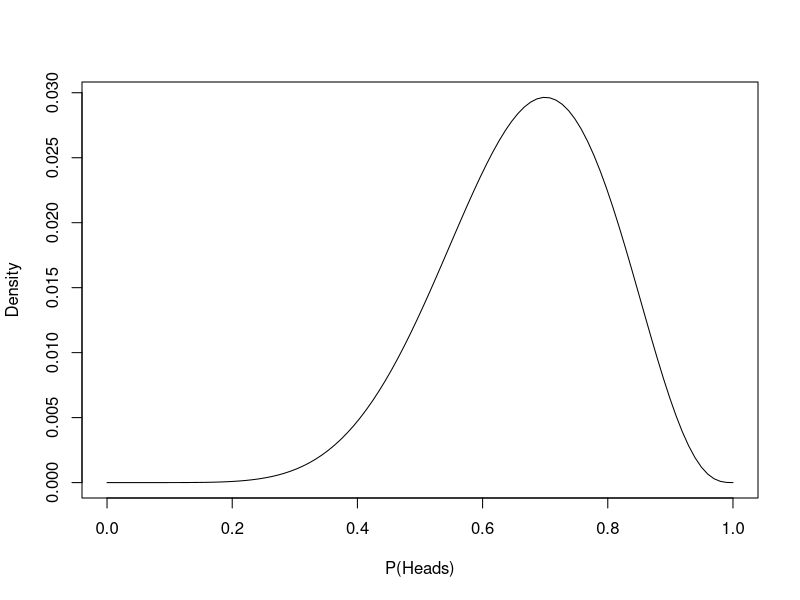
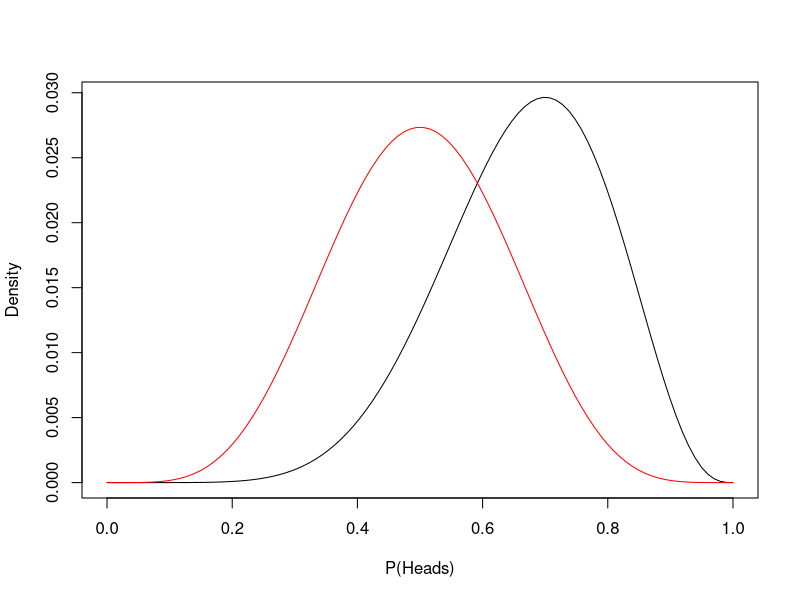
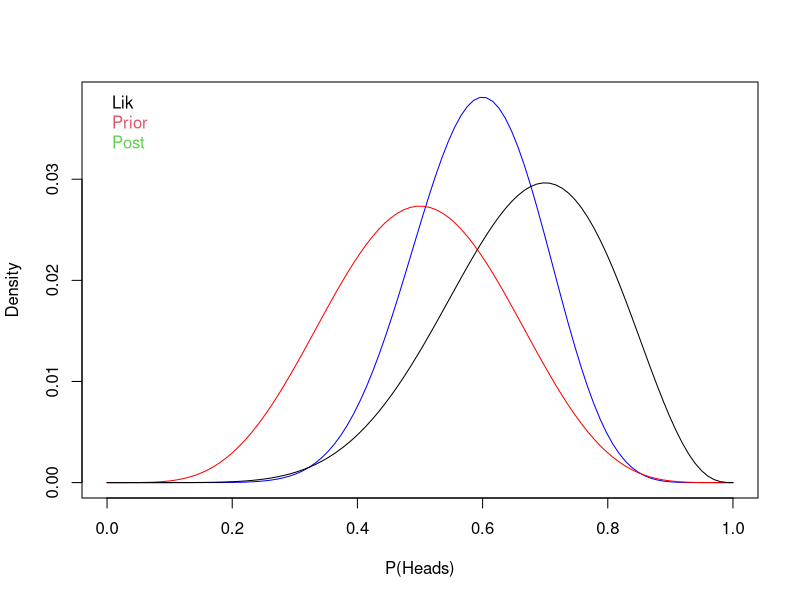
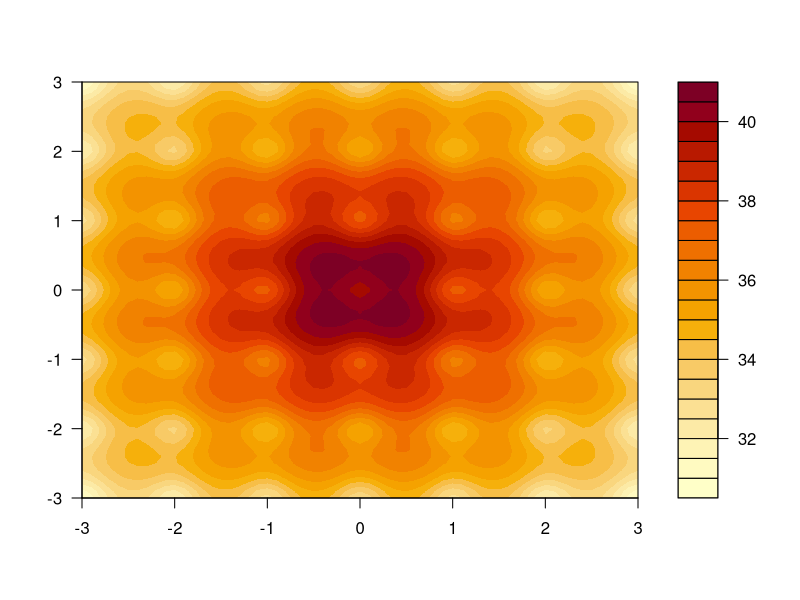
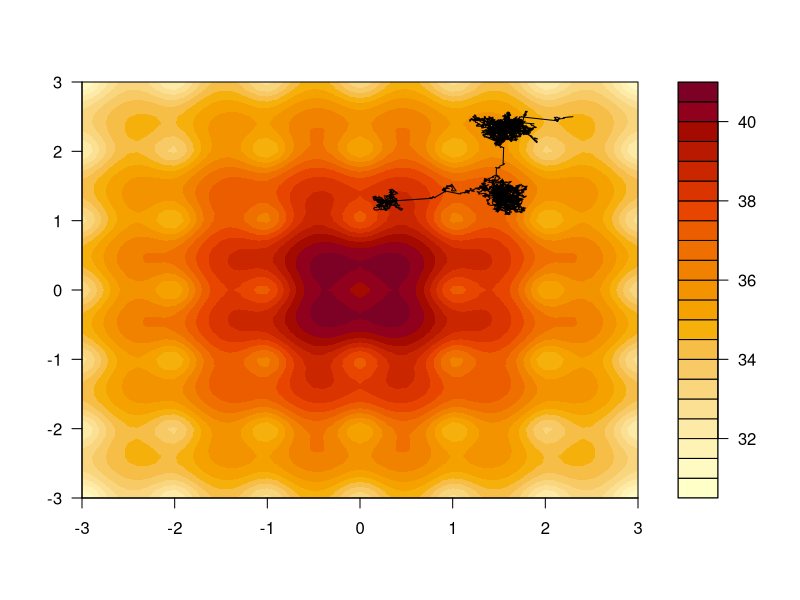
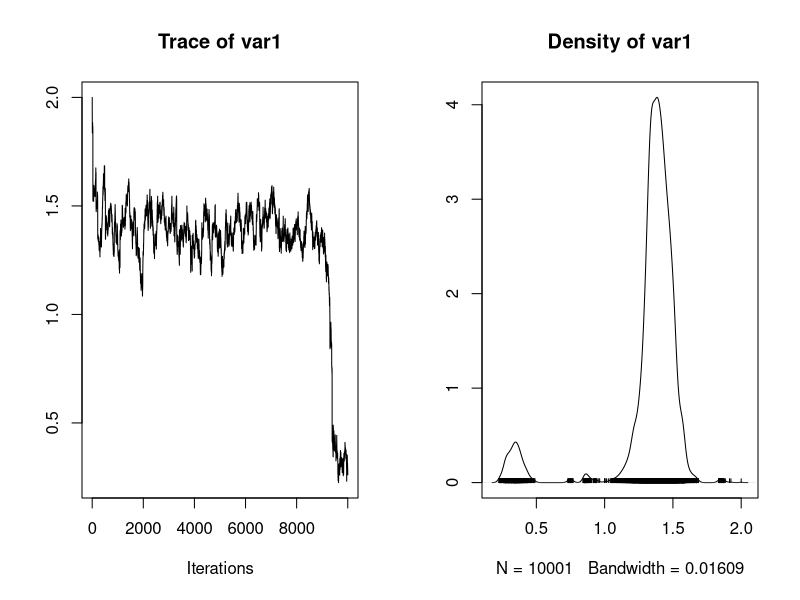
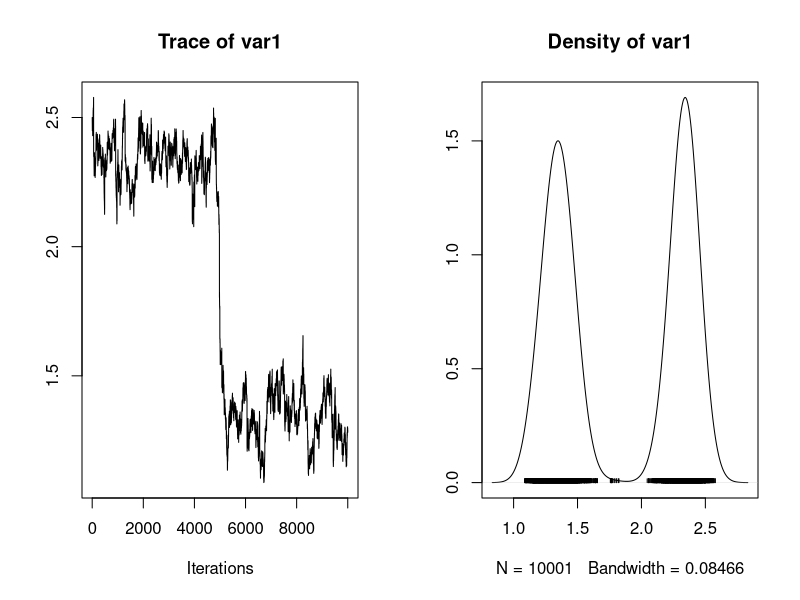

The R source for these figures, in order:
## ---- chunk 1

library("coda")
library("lattice")

## ---- chunk 2

##we create a probabilty range for the next flip to be a head to be between 0 and 1
prob_range_0_1 <- seq(0, 1, length.out = 100)

##we now use a binomial distribution with the probabilty of getting heads as 0.7.
prob_binomial  <- dbinom(x = 7, 
                         prob = prob_range_0_1, 
                         size = 10)

prob_binomial <- prob_binomial/sum(prob_binomial)

#lets plot it out.
plot(prob_range_0_1, prob_binomial,
type = "l", xlab = "P(Heads)", ylab = "Density")

## ---- chunk 3

##if we wanted to use a normal distibution 
#prob_prior  <- dnorm(x = prob_range_0_1, mean = 0.5, sd = 0.1)

prob_prior_bn  <- dbinom(x = 5, 
                         prob = prob_range_0_1, 
                         size = 10)

prob_prior_bn <- prob_prior_bn/sum(prob_prior_bn)

plot(prob_range_0_1, prob_binomial,
type = "l", xlab = "P(Heads)", ylab = "Density")

lines(prob_range_0_1, 
      prob_prior_bn,
      col = "red")

## ---- chunk 4

unstandardised_post <- prob_prior_bn*prob_binomial

## ---- chunk 5


stdPost <- unstandardised_post / sum(unstandardised_post)


plot(prob_range_0_1, stdPost,
type = "l", xlab = "P(Heads)", ylab = "Density", col = "blue")

lines(prob_range_0_1, 
      prob_prior_bn,
      col = "red")


lines(prob_range_0_1, prob_binomial, col = "black")

legend("topleft", legend = c("Lik", "Prior", "Post"),
text.col = 1:4, bty = "n")

## ---- chunk 6

test <- function (x,y) {
    return(20*exp(-0.2*sqrt((x^2+y^2)/2))-exp(0.5*(cos(2*pi*x)+cos(2*pi*y)))+22.71828 )
}

points = matrix(nrow=61, ncol=61, seq(-3,3,0.1)) ## Test points for plotting
filled.contour(x=points[,1], y=points[,1], z =test(points,t(points)), nlevels=20)

## ---- chunk 7

accept = function(x1, y1, x2, y2) {
    score1 = test(x1,y1)
    score2 = test(x2,y2)
    if (exp(-0.4*(score2-score1)) < runif(1) ) {
        return(TRUE)  ## Accept new solution
    }
    return(FALSE)  ## Reject new solution
}

## ---- chunk 8

#x = runif(1,0,2)
#y = runif(1, 0,2)
x = 2
y = 2.5
position = data.frame(x,y)


## ---- chunk 9

jmp <- 0.1
iter <- 10000
naccepted <- 1

## ---- chunk 10


for (i in 1:iter) {
    n <- length(position[,1])
    new_x <- rnorm(1, position[n,1], jmp)
    new_y <- rnorm(1, position[n,2], jmp)
    
    if (accept( position[n,1], position[n,2],new_x, new_y )) {
        position[n+1,1] <- new_x
        position[n+1,2] <- new_y
        naccepted = naccepted + 1
    }  else{  
        position[n+1,1] <- rnorm(1, position[n,1], 0.01)
        position[n+1,2] <- rnorm(1, position[n,2], 0.01)
    }
}

points = matrix(nrow=61, ncol=61, seq(-3,3,0.1)) ## Test points for plotting
filled.contour(x=points[,1], y=points[,1], z =test(points,t(points)), nlevels=20)
lines(position[,1] -0.8, position[,2])

## ---- chunk 11

plot(as.mcmc(position[,1]))

## ---- chunk 12

plot(as.mcmc(position[,2]))

